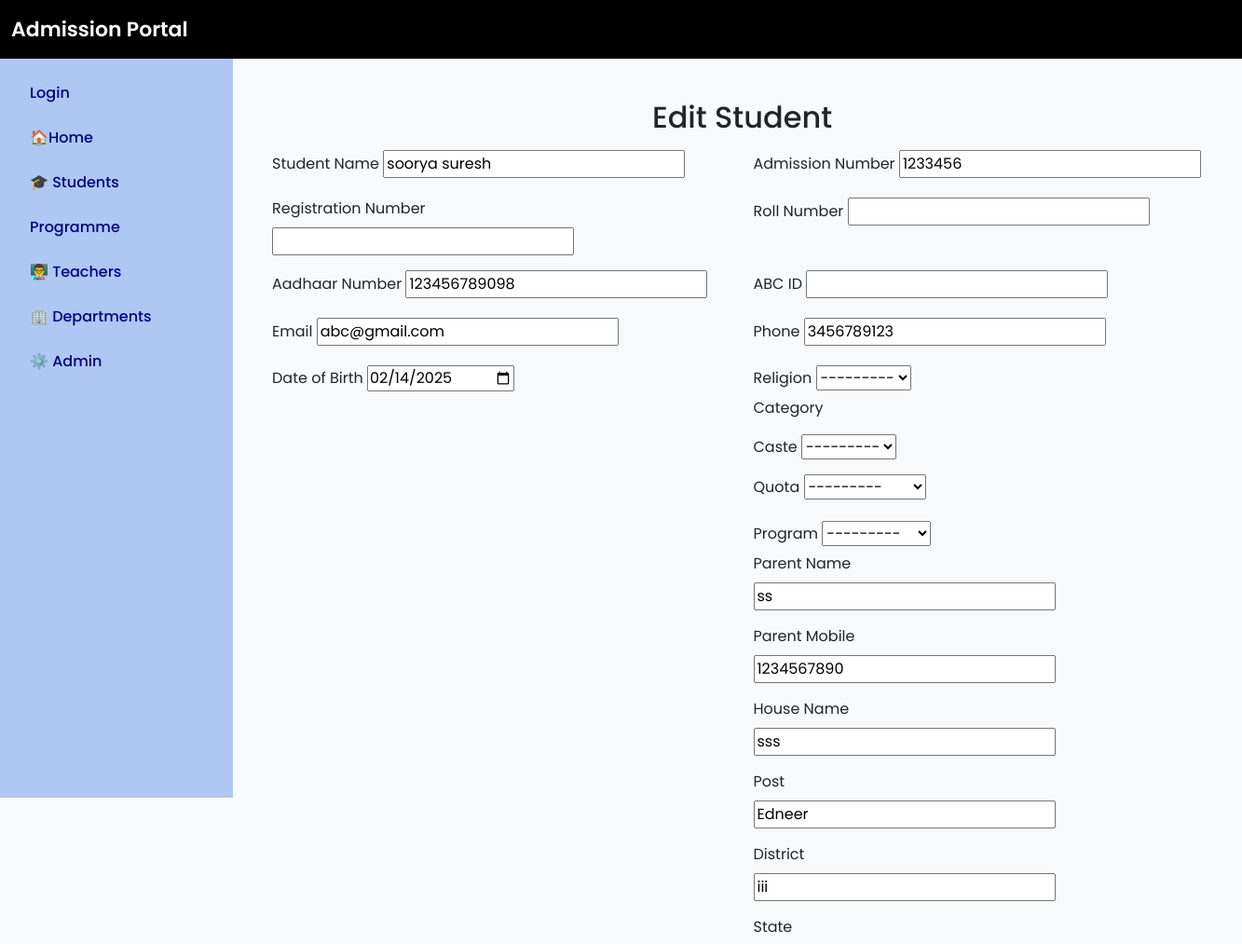
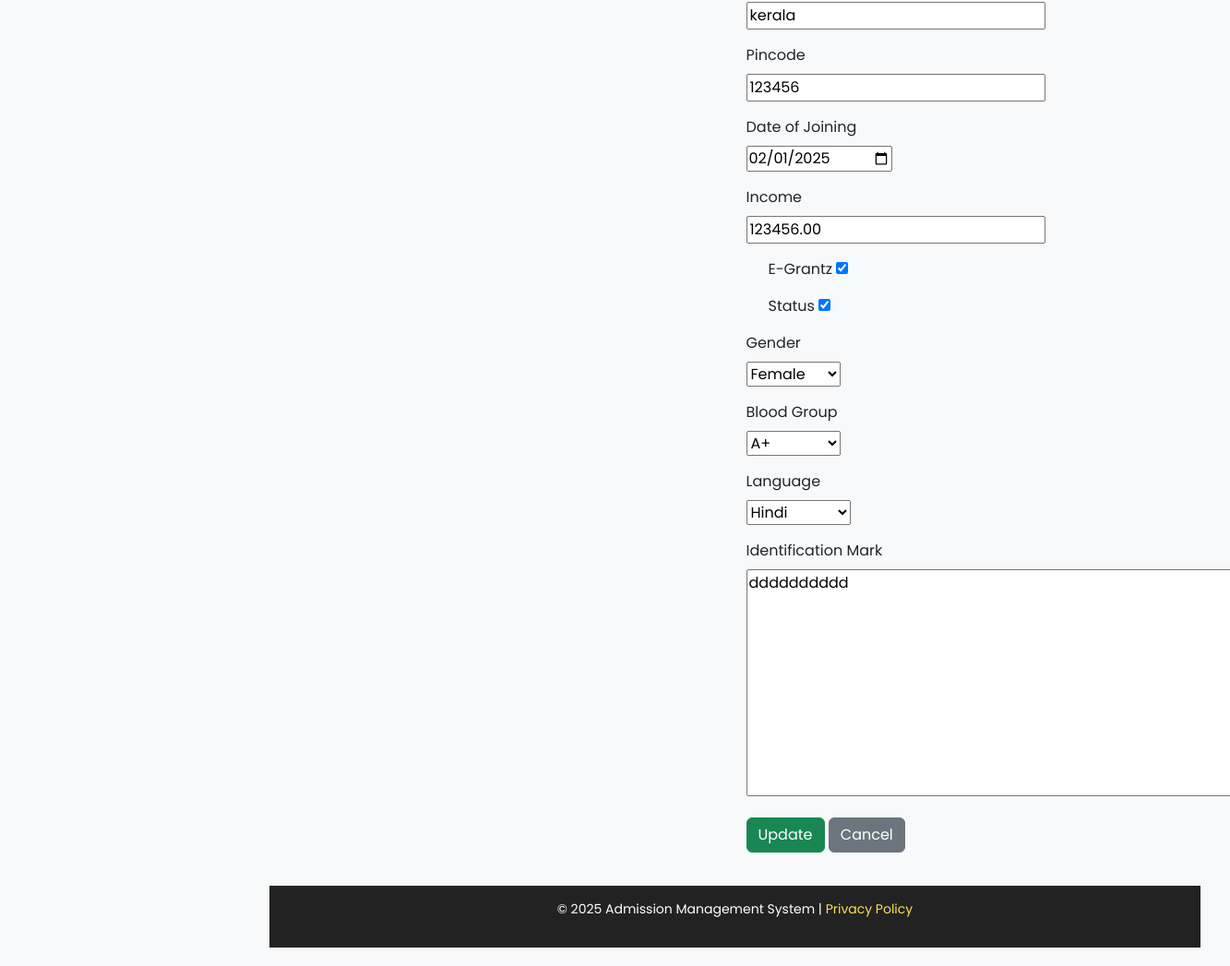
Page /students/edit/1/ on the committed database (2 pictures, top to bottom).
### admission/models.py (models this page shows, shortened)
class Student(models.Model):
    stud_name = models.CharField(max_length=100)
    stud_adm_no = models.CharField(max_length=20, unique=True)
    stud_reg_no = models.CharField(max_length=20, unique=True, blank=True, null=True)
    stud_roll_no = models.CharField(max_length=20, unique=True, blank=True, null=True)
    aadhaar = models.CharField(max_length=12, unique=True)
    abc_id = models.CharField(max_length=50, blank=True, null=True)
    email = models.EmailField(unique=True)
    phone = models.CharField(max_length=15)
    dob = models.DateField()
    caste = models.ForeignKey(Caste, on_delete=models.SET_NULL, blank=True, null=True)  # Foreign Key to Caste
    religion = models.ForeignKey(Religion, on_delete=models.SET_NULL, blank=True, null=True)  # Foreign Key to Religion
    quota = models.ForeignKey(Quota, on_delete=models.SET_NULL, blank=True, null=True)
    program= models.ForeignKey(Program, on_delete=models.SET_NULL, blank=True, null=True)  # Foreign Key to Quota# Foreign Key to Quota
    parent_name = models.CharField(max_length=100)
    parent_mob = models.CharField(max_length=15)
    house_name = models.CharField(max_length=100)
    post = models.CharField(max_length=50)
    district = models.CharField(max_length=50)
    state = models.CharField(max_length=50)
    pincode = models.CharField(max_length=10)
    date_of_joining = models.DateField()
    income = models.DecimalField(max_digits=10, decimal_places=2, blank=True, null=True)
    egrantz = models.BooleanField(default=False)
    status = models.BooleanField(default=True)  # Active/Inactive
    gender = models.CharField(max_length=10, choices=[('Male', 'Male'), ('Female', 'Female'), ('Other', 'Other')])
    blood_group = models.CharField(max_length=5, choices=[('A+', 'A+'), ('A-', 'A-'), ('B+', 'B-'), ('O+', 'O-'), ('AB+', 'AB-')])
    language=models.CharField(max_length=10, choices=[('Malayalam', 'Malayalam'), ('Hindi', 'Hindi')] ,default='Malayalam')
    identification_mark = models.TextField(blank=True, null=True)

### admission/views.py (the view)
# urls.py: path('students/edit/<int:student_id>/', views.edit_student, name='edit_student'),  # Edit student
def edit_student(request, student_id):
    student = get_object_or_404(Student, id=student_id)
    if request.method == "POST":
        form = StudentForm(request.POST, request.FILES, instance=student)
        if form.is_valid():
            form.save()
            return redirect("manage_student")  # Redirect to student list
    else:
        form = StudentForm(instance=student)
    return render(request, "edit_student.html", {"form": form})

### admission/forms.py (shortened to what this page needs)
class StudentForm(forms.ModelForm):
    class Meta:
        model = Student
        fields = '__all__'  # Includes all fields from the model
        stud_reg_no = forms.CharField(required=False)  # ✅ Optional
        stud_adm_no = forms.CharField(required=False)  # ✅ Optional
        stud_roll_no = forms.CharField(required=False)  # ✅
        caste = forms.ModelChoiceField(queryset=Caste.objects.all(), required=False)
        religion = forms.ModelChoiceField(queryset=Religion.objects.all(), required=False)
        quota = forms.ModelChoiceField(queryset=Quota.objects.all(), required=False)
        widgets = {
            'dob': forms.DateInput(attrs={'type': 'date'}),
            'date_of_joining': forms.DateInput(attrs={'type': 'date'}),
            'egrantz': forms.CheckboxInput(),
            'status': forms.CheckboxInput(),
        }

### admission/models.py (called while the page is built)
    def __str__(self):
        return self.program_name

    def __str__(self):
        return self.caste_name

    def __str__(self):
        return self.religion_name

    def __str__(self):
        return self.quota_name

### admission/templates/edit_student.html (shortened to what this page needs)
{% extends 'base.html' %}
{% block content %}
<div class="container mt-4">
    <h2 class="text-center">Edit Student</h2>
    <form method="POST" enctype="multipart/form-data" class="mt-3">
        <div class="row">
            <div class="col-md-6 mb-3">
                <label class="form-label">Student Name</label>
                {{ form.stud_name }}
            </div>
            <div class="col-md-6 mb-3">
                <label class="form-label">Admission Number</label>
                {{ form.stud_adm_no }}
            </div>
            <div class="col-md-6 mb-3">
                <label class="form-label">Registration Number</label>
                {{ form.stud_reg_no }}
            </div>
            <div class="col-md-6 mb-3">
                <label class="form-label">Roll Number</label>
                {{ form.stud_roll_no }}
            </div>
            <div class="col-md-6 mb-3">
                <label class="form-label">Aadhaar Number</label>
                {{ form.aadhaar }}
            </div>
            <div class="col-md-6 mb-3">
                <label class="form-label">ABC ID</label>
                {{ form.abc_id }}
            </div>
            <div class="col-md-6 mb-3">
                <label class="form-label">Email</label>
                {{ form.email }}
            </div>
            <div class="col-md-6 mb-3">
                <label class="form-label">Phone</label>
                {{ form.phone }}
            </div>
            <div class="col-md-6 mb-3">
                <label class="form-label">Date of Birth</label>
                {{ form.dob }}
            </div>
            <div class="col-md-6 mb-3">
                <label class="form-label">Religion</label>
                {{ form.religion}}
                <div class="col-md-6 mb-3">
                    <label for="id_caste">Category</label>
                </div>
            <div class="col-md-6 mb-3">
                <label for="id_caste">Caste</label>
                {{ form.caste}}
            </div>
            <div class="col-md-6 mb-3">
                <label class="form-label">Quota</label>
                {{ form.quota }}
            </div>
            <div class="col-md-6 mb-3">
                <label class="form-label">Program</label>
                {{ form.program}}
            <div class="col-md-6 mb-3">
                <label class="form-label">Parent Name</label>
                {{ form.parent_name }}
            </div>
            <div class="col-md-6 mb-3">
                <label class="form-label">Parent Mobile</label>
                {{ form.parent_mob }}
            </div>
            <div class="col-md-6 mb-3">
                <label class="form-label">House Name</label>
                {{ form.house_name }}
            </div>
            <div class="col-md-6 mb-3">
                <label class="form-label">Post</label>
                {{ form.post }}
            </div>
            <div class="col-md-6 mb-3">
                <label class="form-label">District</label>
                {{ form.district }}
            </div>
            <div class="col-md-6 mb-3">
                <label class="form-label">State</label>
                {{ form.state }}
            </div>
            <div class="col-md-6 mb-3">
                <label class="form-label">Pincode</label>
                {{ form.pincode }}
            </div>
            <div class="col-md-6 mb-3">
                <label class="form-label">Date of Joining</label>
                {{ form.date_of_joining }}
            </div>
            <div class="col-md-6 mb-3">
                <label class="form-label">Income</label>
                {{ form.income }}
            </div>
            <div class="col-md-6 mb-3 form-check">
                <label class="form-check-label">E-Grantz</label>
                {{ form.egrantz }}
            </div>
            <div class="col-md-6 mb-3 form-check">
                <label class="form-check-label">Status</label>
                {{ form.status }}
            </div>
            <div class="col-md-6 mb-3">
                <label class="form-label">Gender</label>
                {{ form.gender }}
            </div>
            <div class="col-md-6 mb-3">
                <label class="form-label">Blood Group</label>
                {{ form.blood_group }}
            </div>
            <div class="col-md-6 mb-3">
                <label class="form-label">Language</label>
                {{ form.language }}
            </div>
            <div class="col-md-12 mb-3">
                <label class="form-label">Identification Mark</label>
                {{ form.identification_mark }}
            </div>
        </div>
        <button type="submit" class="btn btn-success">Update</button>
        <a href="{% url 'manage_student' %}" class="btn btn-secondary">Cancel</a>
    </form>
</div>
{% endblock %}

### templates/base.html (style rules this page uses)
body { font-family: 'Poppins', sans-serif; background: #f8f9fa; display: flex; min-height: 100vh; flex-direction: column; }

### rows in the picture
Student: stud_name "soorya suresh", stud_adm_no "1233456", aadhaar "123456789098", email "abc@gmail.com", phone "3456789123", dob "02/14/2025", religion "---------", caste "---------", quota "---------", program "---------", parent_name "ss", parent_mob "1234567890", house_name "sss", post "Edneer", district "iii", state "kerala", pincode "123456", date_of_joining "02/01/2025", income "123456.00", egrantz "☑", status "☑", gender "Female", blood_group "A+", language "Hindi", identification_mark "dddddddddd"
